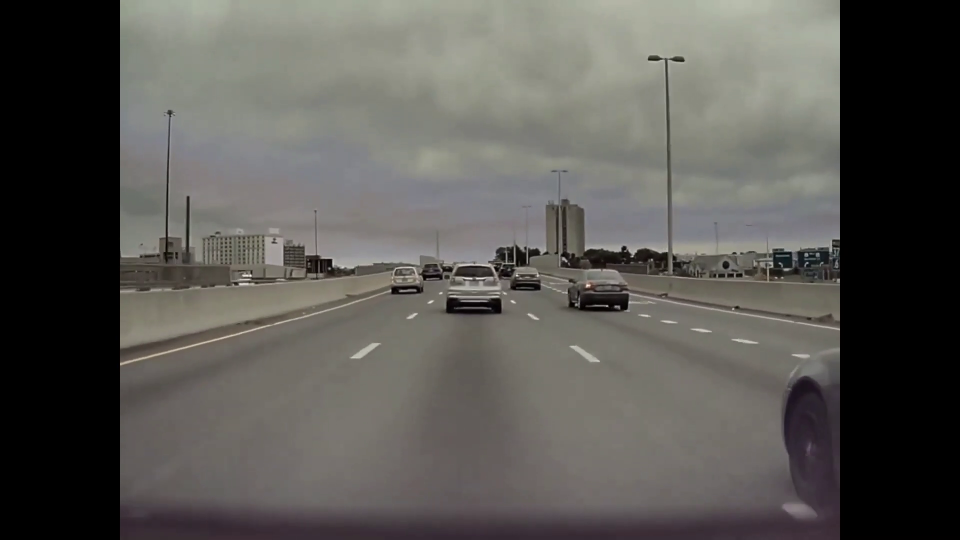
#> input picture frame 28 of videos/Tesla_Saving_Lives_Compilation_Trim3.mp4, 1920 x 1080 px (shown at 1/2 size)
$ python Vehicle_Detector.py
#> lines starting #> are read from the running program, lines starting #| are printed output that depends on the picture; after the words box and inside, x2 and y2 are one past the last pixel; in counts of white or black regions, pixels touching at a corner belong together
import cv2

# The car image
image_file = 'images/car_image.jpg'
video = cv2.VideoCapture('videos/Tesla_Saving_Lives_Compilation_Trim3.mp4')

# pre-trained car classifier
car_classifier_file = 'cars.xml'


# create car classifier
car_detector = cv2.CascadeClassifier(car_classifier_file)

# Infinity loop to read each video frame
while True:

    # Read the current frame
    (read_successful, frame) = video.read()
#> frame is the input picture: shape (1080, 1920, 3); mean B, G, R 83.8, 87.9, 89.6

    #check if the read was successful
    if read_successful:
        # Convert to grayscale
        grayscaled_frame = cv2.cvtColor(frame, cv2.COLOR_BGR2GRAY)
    else:
        break

    # Detecting car
    ScaleValue = 1.7 #Parameter specifying how much the image size is reduced at each image scale.
    Neighbor = 2 #Parameter specifying how many neighbors each candidate rectangle should have
    cars = car_detector.detectMultiScale(grayscaled_frame,ScaleValue,Neighbor)
#> cars = [[1002, 510, 98, 98], [862, 509, 167, 167]]

    # Draw the rectangles around the detected cars
    for (x,y,w,h) in cars:
        cv2.rectangle(frame, (x,y), (x+w,y+h),(0,0,255), 2)
#> this loop made 2 passes
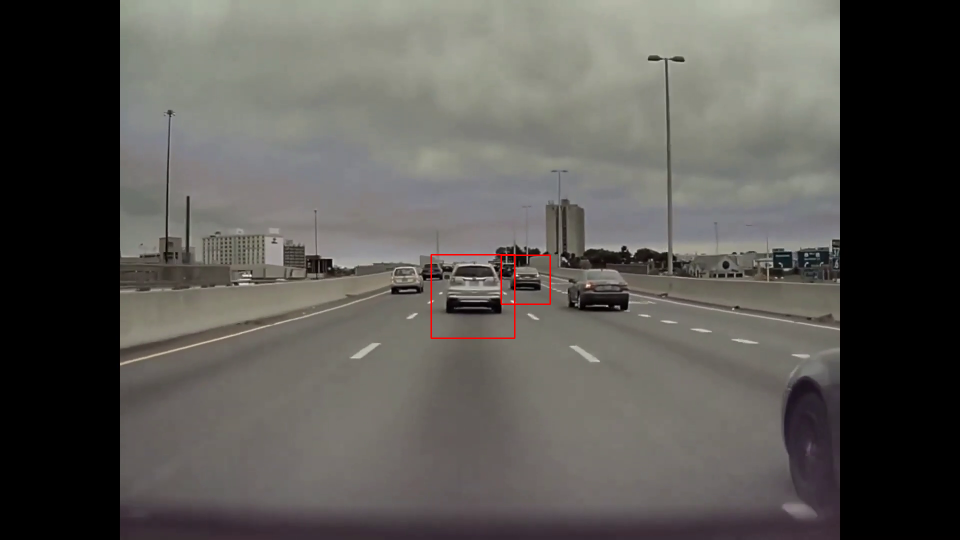
#> frame: shape (1080, 1920, 3) (shown at 1/2 size); 0.15% of pixels changed, all inside (x1, y1, x2, y2) = (861, 508, 1102, 678)

    cv2.namedWindow('CAS vehicle detector', cv2.WINDOW_NORMAL)

    # Display image with cars detected
    cv2.imshow('CAS vehicle detector', frame)

    # wait for the user to press a key
    key = cv2.waitKey(1)
#> (key Esc is pressed here)

    # if ENTER is press, exit the loop
    if key==10 or key==13:
        break

# Stop readinf video file
video.release

$ run again, starting later in the video
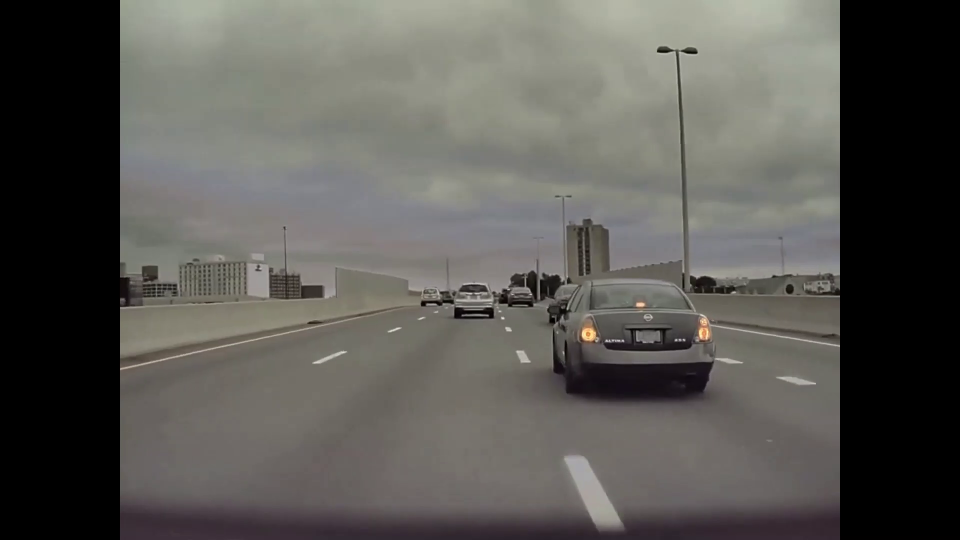
#> input picture frame 129 of videos/Tesla_Saving_Lives_Compilation_Trim3.mp4, 1920 x 1080 px (shown at 1/2 size)
#> frame is the input picture: shape (1080, 1920, 3); mean B, G, R 84.4, 88.7, 90.3
#> cars = [[1052, 464, 483, 483]]
#> the loop `for (x,y,w,h) in cars:` made 1 pass
#> after the loop `for (x,y,w,h) in cars:`:
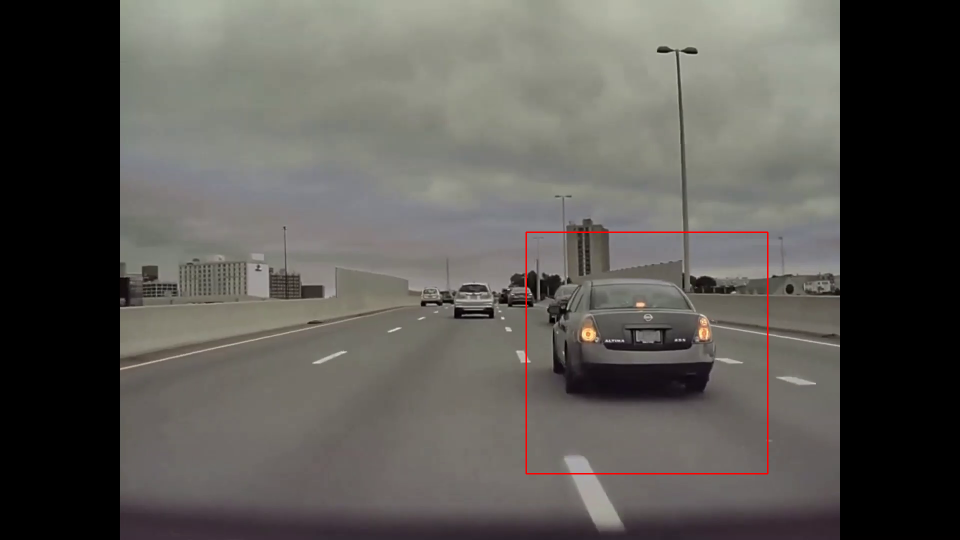
#> frame: shape (1080, 1920, 3) (shown at 1/2 size); 0.28% of pixels changed, all inside (x1, y1, x2, y2) = (1051, 463, 1537, 949)

$ run again, starting later in the video
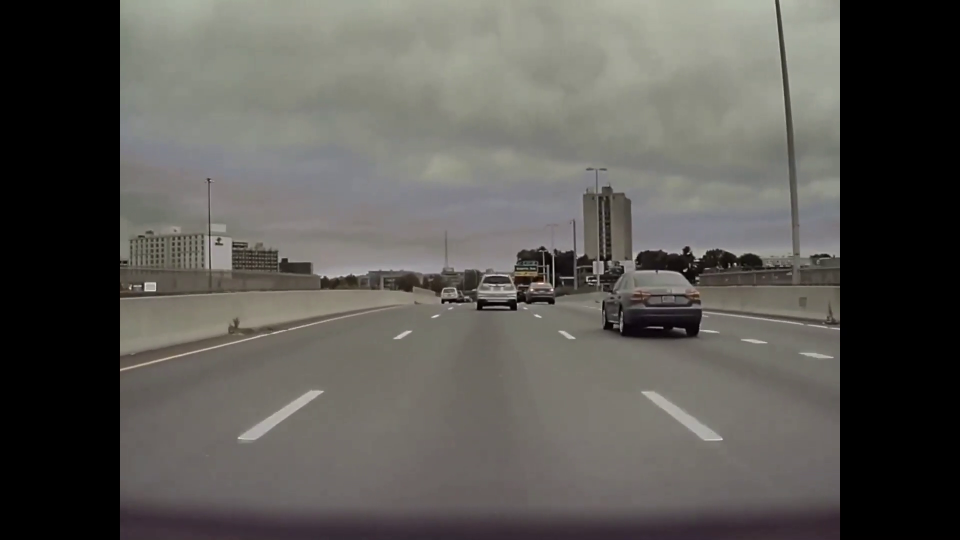
#> input picture frame 230 of videos/Tesla_Saving_Lives_Compilation_Trim3.mp4, 1920 x 1080 px (shown at 1/2 size)
#> frame is the input picture: shape (1080, 1920, 3); mean B, G, R 84.4, 88.6, 90.6
#> cars = [[1033, 538, 98, 98], [910, 501, 167, 167], [1175, 475, 284, 284]]
#> the loop `for (x,y,w,h) in cars:` made 3 passes
#> after the loop `for (x,y,w,h) in cars:`:
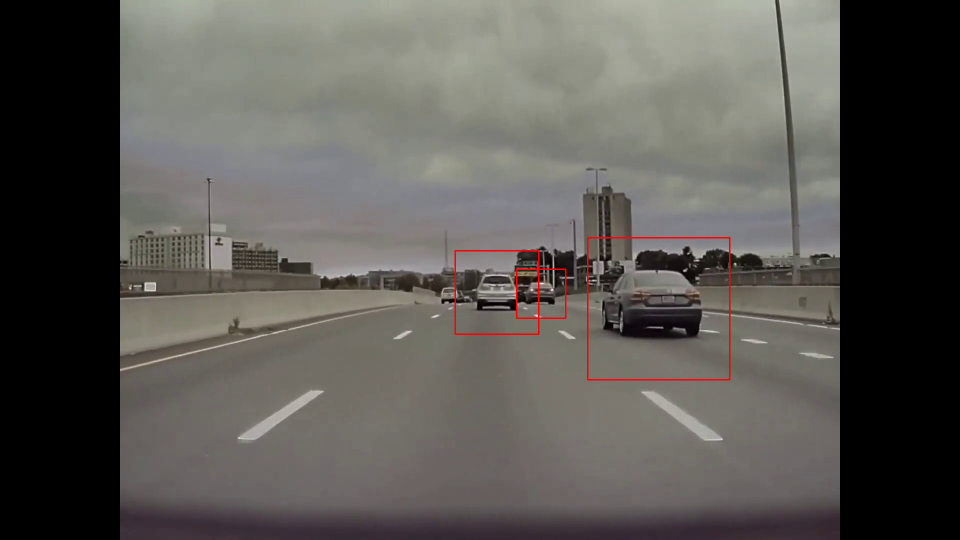
#> frame: shape (1080, 1920, 3) (shown at 1/2 size); 0.32% of pixels changed, all inside (x1, y1, x2, y2) = (909, 474, 1461, 761)
